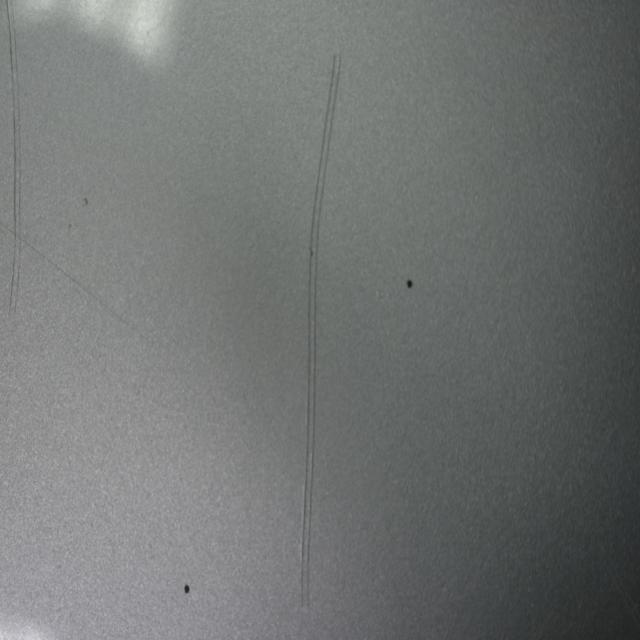
#> input picture dataset/test/images/DSC_0296_JPG.rf.cd20e3364e76f2d222e12677de2c55df.jpg, 640 x 640 px, found by its file name
$ python main.py   (older library calls are emulated)
#> lines starting #> are read from the running program, lines starting #| are printed output that depends on the picture
### utils.py
"""
工具函数模块
"""
import cv2
import numpy as np
from pathlib import Path
from typing import Tuple, Optional


def load_image(image_path: str) -> np.ndarray:
    """
    加载图像

    Args:
        image_path: 图像路径

    Returns:
        图像数组 (BGR格式)
    """
    img = cv2.imread(image_path)
#> img is the input picture: shape (640, 640, 3); mean B, G, R 113.7, 114.8, 111.9
    if img is None:
        raise ValueError(f"无法加载图像: {image_path}")
    return img


def save_image(image: np.ndarray, output_path: str):
    """
    保存图像

    Args:
        image: 图像数组
        output_path: 输出路径
    """
    cv2.imwrite(output_path, image)
    print(f"图像已保存至: {output_path}")


# [13 lines left out: function convert_to_grayscale, not called in this run]


def create_output_dir(output_dir: str = "output"):
    """
    创建输出目录

    Args:
        output_dir: 输出目录路径
    """
    Path(output_dir).mkdir(parents=True, exist_ok=True)
    return output_dir


def visualize_results(images: dict, titles: dict, save_path: Optional[str] = None):
    """
    可视化结果

    Args:
        images: 图像字典
        titles: 标题字典
        save_path: 保存路径（可选）
    """
    import matplotlib.pyplot as plt

    n = len(images)
    fig, axes = plt.subplots(1, n, figsize=(5*n, 5))
    if n == 1:
        axes = [axes]

    for idx, (key, img) in enumerate(images.items()):
        if len(img.shape) == 2:
            axes[idx].imshow(img, cmap='gray')
        else:
            img_rgb = cv2.cvtColor(img, cv2.COLOR_BGR2RGB)
            axes[idx].imshow(img_rgb)
        axes[idx].set_title(titles.get(key, key))
        axes[idx].axis('off')

    plt.tight_layout()
    if save_path:
        plt.savefig(save_path, dpi=150, bbox_inches='tight')
        print(f"可视化结果已保存至: {save_path}")
    plt.show()

### image_enhancement.py
"""
图像增强模块
实现直方图均衡化、CLAHE、对比度拉伸等方法
支持单张和批量图像处理
"""
import cv2
import numpy as np
from typing import Tuple, Optional, List, Union
from pathlib import Path
import os
from tqdm import tqdm


class ImageEnhancer:
    """图像增强类"""

    def __init__(self):
        self.enhanced_image = None
        self.quality_score = None

    def gaussian_filter(self, image: np.ndarray, kernel_size: int = 5,
                       sigma: float = 1.0) -> np.ndarray:
        """
        高斯滤波：用于降噪，在图像增强之前应用可以减少噪点

        Args:
            image: 输入图像
            kernel_size: 高斯核大小（必须是奇数，如3, 5, 7等）
            sigma: 高斯核标准差，控制平滑程度（越大越平滑）

        Returns:
            滤波后的图像
        """
        # 确保kernel_size是奇数
        if kernel_size % 2 == 0:
            kernel_size += 1

        # 应用高斯滤波
        filtered = cv2.GaussianBlur(image, (kernel_size, kernel_size), sigma)
        return filtered

    def histogram_equalization(self, image: np.ndarray) -> np.ndarray:
        """
        全局直方图均衡化

        Args:
            image: 输入灰度图像

        Returns:
            增强后的图像
        """
        if len(image.shape) == 3:
            # 如果是彩色图像，转换为YUV空间，只对Y通道进行均衡化
            yuv = cv2.cvtColor(image, cv2.COLOR_BGR2YUV)
            yuv[:, :, 0] = cv2.equalizeHist(yuv[:, :, 0])
            enhanced = cv2.cvtColor(yuv, cv2.COLOR_YUV2BGR)
        else:
            enhanced = cv2.equalizeHist(image)
        return enhanced

    def clahe(self, image: np.ndarray, clip_limit: float = 2.0,
              tile_grid_size: Tuple[int, int] = (8, 8)) -> np.ndarray:
        """
        对比度受限自适应直方图均衡化 (CLAHE)

        Args:
            image: 输入图像
            clip_limit: 对比度限制阈值
            tile_grid_size: 网格大小

        Returns:
            增强后的图像
        """
        if len(image.shape) == 3:
            # 彩色图像：在LAB空间对L通道应用CLAHE
            lab = cv2.cvtColor(image, cv2.COLOR_BGR2LAB)
            clahe = cv2.createCLAHE(clipLimit=clip_limit, tileGridSize=tile_grid_size)
            lab[:, :, 0] = clahe.apply(lab[:, :, 0])
            enhanced = cv2.cvtColor(lab, cv2.COLOR_LAB2BGR)
        else:
            clahe = cv2.createCLAHE(clipLimit=clip_limit, tileGridSize=tile_grid_size)
            enhanced = clahe.apply(image)
        return enhanced

    def contrast_stretching(self, image: np.ndarray,
                           lower_percent: float = 2.0,
                           upper_percent: float = 98.0) -> np.ndarray:
        """
        对比度拉伸（线性拉伸）

        Args:
            image: 输入图像
            lower_percent: 下百分位数
            upper_percent: 上百分位数

        Returns:
            增强后的图像
        """
        if len(image.shape) == 3:
            # 对每个通道分别处理
            enhanced = image.copy()
            for i in range(3):
                channel = image[:, :, i]
                p_low, p_high = np.percentile(channel, [lower_percent, upper_percent])
                # 防止除以0或接近0的数
                diff = p_high - p_low
                if diff < 1.0:  # 如果差值太小，直接返回原图
                    enhanced[:, :, i] = channel
                else:
                    enhanced[:, :, i] = np.clip(
                        (channel - p_low) * 255.0 / diff, 0, 255
                    ).astype(np.uint8)
        else:
            p_low, p_high = np.percentile(image, [lower_percent, upper_percent])
            # 防止除以0或接近0的数
            diff = p_high - p_low
            if diff < 1.0:  # 如果差值太小，直接返回原图
                enhanced = image.copy()
            else:
                enhanced = np.clip(
                    (image - p_low) * 255.0 / diff, 0, 255
                ).astype(np.uint8)
        return enhanced

    # [16 lines left out: function gamma_correction, not called in this run]

    def enhance(self, image: np.ndarray, method: str = 'clahe',
                **kwargs) -> np.ndarray:
        """
        图像增强主函数

        Args:
            image: 输入图像
            method: 增强方法 ('hist_eq', 'clahe', 'contrast_stretch', 'gamma')
            **kwargs: 方法特定参数

        Returns:
            增强后的图像
        """
        if method == 'hist_eq':
            enhanced = self.histogram_equalization(image)
        elif method == 'clahe':
            clip_limit = kwargs.get('clip_limit', 2.0)
            tile_size = kwargs.get('tile_grid_size', (8, 8))
            enhanced = self.clahe(image, clip_limit, tile_size)
        elif method == 'contrast_stretch':
            lower = kwargs.get('lower_percent', 2.0)
            upper = kwargs.get('upper_percent', 98.0)
            enhanced = self.contrast_stretching(image, lower, upper)
        elif method == 'gamma':
            gamma = kwargs.get('gamma', 1.5)
            enhanced = self.gamma_correction(image, gamma)
        else:
            raise ValueError(f"未知的增强方法: {method}")

        self.enhanced_image = enhanced
        return enhanced

    def adaptive_enhancement(self, image: np.ndarray,
                            apply_gaussian_filter: bool = True,
                            gaussian_kernel_size: int = 6,
                            gaussian_sigma: float = 1.0) -> np.ndarray:
        """
        自适应增强：结合多种方法，使用更温和的参数避免过度处理
        确保不会让图像变暗

        Args:
            image: 输入图像
            apply_gaussian_filter: 是否在增强后应用高斯滤波（默认True，用于降噪）
            gaussian_kernel_size: 高斯核大小（默认5）
            gaussian_sigma: 高斯核标准差（默认1.0）

        Returns:
            增强后的图像
        """
        # 转换为灰度图用于分析
        if len(image.shape) == 3:
            gray = cv2.cvtColor(image, cv2.COLOR_BGR2GRAY)
        else:
            gray = image

        # 分析原图特征
        original_brightness = np.mean(gray)
        original_contrast = np.std(gray)

        # 使用更温和的CLAHE参数（降低clip_limit，避免过度增强）
        clahe_result = self.clahe(image, clip_limit=1.5, tile_grid_size=(8, 8))

        # 分析CLAHE结果
        if len(clahe_result.shape) == 3:
            clahe_gray = cv2.cvtColor(clahe_result, cv2.COLOR_BGR2GRAY)
        else:
            clahe_gray = clahe_result

        clahe_brightness = np.mean(clahe_gray)
        clahe_contrast = np.std(clahe_gray)

        # 如果CLAHE导致亮度显著降低（降低超过10%），需要补偿
        if clahe_brightness < original_brightness * 0.9:
            # 亮度补偿：使用线性变换提升亮度
            if len(clahe_result.shape) == 3:
                # 彩色图像：在LAB空间调整L通道
                lab = cv2.cvtColor(clahe_result, cv2.COLOR_BGR2LAB)
                # 提升亮度通道
                brightness_boost = (original_brightness - clahe_brightness) * 0.5  # 只补偿50%，避免过度
                lab[:, :, 0] = np.clip(lab[:, :, 0] + brightness_boost, 0, 255).astype(np.uint8)
                clahe_result = cv2.cvtColor(lab, cv2.COLOR_LAB2BGR)
            else:
                brightness_boost = (original_brightness - clahe_brightness) * 0.5
                clahe_result = np.clip(clahe_result.astype(np.float32) + brightness_boost, 0, 255).astype(np.uint8)

        # 检查是否需要对比度拉伸
        # 只有当对比度仍然较低时才进行拉伸
        if clahe_contrast < 40 and original_contrast < 30:
            # 使用非常温和的对比度拉伸（10%和90%）
            enhanced = self.contrast_stretching(clahe_result, lower_percent=10.0, upper_percent=90.0)

            # 再次检查亮度，确保没有变暗
            if len(enhanced.shape) == 3:
                enhanced_gray = cv2.cvtColor(enhanced, cv2.COLOR_BGR2GRAY)
            else:
                enhanced_gray = enhanced

            enhanced_brightness = np.mean(enhanced_gray)
            # 如果拉伸后亮度降低，使用CLAHE结果
            if enhanced_brightness < original_brightness * 0.95:
                enhanced = clahe_result
        else:
            # 对比度已经足够，直接使用CLAHE结果
            enhanced = clahe_result

        # 在增强之后应用高斯滤波降噪（平滑增强过程中产生的噪点）
        if apply_gaussian_filter:
            enhanced = self.gaussian_filter(enhanced, gaussian_kernel_size, gaussian_sigma)

        self.enhanced_image = enhanced
        return enhanced

    # [161 lines left out: functions enhance_batch, enhance_from_directory, enhance_multiple_methods, enhance_batch_multiple_methods, not called in this run]

### evaluation.py
"""
评价指标模块
实现BRISQUE、NIQE、IoU等评价指标
"""
import cv2
import numpy as np
from typing import Tuple, Optional
from scipy import ndimage
from scipy.special import gamma


class ImageQualityAssessment:
    """图像质量评价类"""

    def __init__(self):
        pass

    def brisque(self, image: np.ndarray) -> float:
        """
        计算BRISQUE (Blind/Referenceless Image Spatial Quality Evaluator) 分数
        分数越低表示质量越好

        Args:
            image: 输入灰度图像

        Returns:
            BRISQUE分数
        """
        if len(image.shape) == 3:
            image = cv2.cvtColor(image, cv2.COLOR_BGR2GRAY)

        # 归一化到0-1
        img = image.astype(np.float64) / 255.0

        # 计算局部均值
        mu = cv2.GaussianBlur(img, (7, 7), 7/6)
        mu_sq = mu * mu

        # 计算局部方差
        sigma = cv2.GaussianBlur(img * img, (7, 7), 7/6)
        sigma = np.sqrt(np.abs(sigma - mu_sq))

        # 计算结构对比度
        structdis = (img - mu) / (sigma + 1e-10)

        # 计算特征
        features = []

        # 1. 均值
        features.append(np.mean(structdis))

        # 2. 方差
        features.append(np.var(structdis))

        # 3. 偏度
        features.append(self._skewness(structdis))

        # 4. 峰度
        features.append(self._kurtosis(structdis))

        # 5. 均值绝对偏差
        features.append(np.mean(np.abs(structdis - np.mean(structdis))))

        # 简化版BRISQUE：基于特征计算分数
        # 实际BRISQUE需要训练好的SVR模型，这里使用简化版本
        score = np.mean(features) * 10  # 简化的分数计算

        return float(score)

    def _skewness(self, data: np.ndarray) -> float:
        """计算偏度"""
        mean = np.mean(data)
        std = np.std(data)
        if std == 0:
            return 0.0
        n = len(data.flatten())
        skew = np.sum(((data - mean) / std) ** 3) / n
        return float(skew)

    def _kurtosis(self, data: np.ndarray) -> float:
        """计算峰度"""
        mean = np.mean(data)
        std = np.std(data)
        if std == 0:
            return 0.0
        n = len(data.flatten())
        kurt = np.sum(((data - mean) / std) ** 4) / n - 3.0
        return float(kurt)

    def niqe(self, image: np.ndarray) -> float:
        """
        计算NIQE (Natural Image Quality Evaluator) 分数
        分数越低表示质量越好

        Args:
            image: 输入灰度图像

        Returns:
            NIQE分数
        """
        if len(image.shape) == 3:
            image = cv2.cvtColor(image, cv2.COLOR_BGR2GRAY)

        # 归一化
        img = image.astype(np.float64) / 255.0

        # 计算局部均值
        mu = cv2.GaussianBlur(img, (7, 7), 7/6)
        mu_sq = mu * mu

        # 计算局部方差
        sigma = cv2.GaussianBlur(img * img, (7, 7), 7/6)
        sigma = np.sqrt(np.abs(sigma - mu_sq))

        # 计算结构对比度
        structdis = (img - mu) / (sigma + 1e-10)

        # 计算特征（简化版）
        features = []
        features.append(np.mean(structdis))
        features.append(np.var(structdis))
        features.append(self._skewness(structdis))
        features.append(self._kurtosis(structdis))

        # 简化版NIQE分数
        score = np.std(features) * 5  # 简化的分数计算

        return float(score)

    def calculate_quality_score(self, image: np.ndarray, method: str = 'brisque') -> float:
        """
        计算图像质量分数

        Args:
            image: 输入图像
            method: 评价方法 ('brisque' 或 'niqe')

        Returns:
            质量分数
        """
        if method.lower() == 'brisque':
            return self.brisque(image)
        elif method.lower() == 'niqe':
            return self.niqe(image)
        else:
            raise ValueError(f"未知的评价方法: {method}")


class SegmentationEvaluation:
    """分割评价类"""

    def __init__(self):
        pass

    # [73 lines left out: functions calculate_iou, calculate_dice, calculate_pixel_accuracy, not called in this run]


class ClassificationEvaluation:
    """分类评价类"""

    def __init__(self):
        pass

    # [37 lines left out: functions calculate_metrics, print_metrics, not called in this run]


class DistortionAnalyzer:
    """图像失真类型分析类"""

    def __init__(self):
        pass

    # [242 lines left out: functions analyze_brightness, analyze_contrast, analyze_noise, analyze_histogram_distribution, analyze_distortion, _recommend_enhancement_method, not called in this run]

### yolo_segmenter.py
"""
基于YOLOv11的缺陷检测与分割模块
使用深度学习模型进行缺陷检测、分割和分类
"""
import cv2
import numpy as np
from typing import List, Tuple, Optional, Dict
from ultralytics import YOLO
from pathlib import Path
import yaml
import shutil
import tempfile
from tqdm import tqdm
from image_enhancement import ImageEnhancer


class YOLODefectDetector:
    """基于YOLOv11的缺陷检测器"""

    def __init__(self, model_path: Optional[str] = None,
                 model_size: str = 'n',
                 task: str = 'segment',
                 enhance: bool = False,
                 enhance_method: str = 'adaptive',
                 **enhance_kwargs):
        """
        初始化YOLO检测器

        Args:
            model_path: 预训练模型路径（.pt文件），如果为None则使用预训练权重
            model_size: 模型大小 ('n', 's', 'm', 'l', 'x')，仅在model_path为None时使用
            task: 任务类型 ('detect' 或 'segment')
            enhance: 是否使用图像增强
            enhance_method: 增强方法 ('hist_eq', 'clahe', 'contrast_stretch', 'gamma', 'adaptive')
            **enhance_kwargs: 增强方法特定参数（如clip_limit, gamma等）
        """
        self.task = task
        self.model = None
        self.class_names = []
        self.enhance = enhance
        self.enhance_method = enhance_method
        self.enhance_kwargs = enhance_kwargs

        if enhance:
            self.enhancer = ImageEnhancer()
            print(f"图像增强已启用，方法: {enhance_method}")

        if model_path and Path(model_path).exists():
            print(f"加载自定义模型: {model_path}")
            self.model = YOLO(model_path)
        else:
            # 使用预训练模型
            if task == 'segment':
                model_name = f'yolo11{model_size}-seg.pt'  # 分割模型
            else:
                model_name = f'yolo11{model_size}.pt'  # 检测模型

            print(f"加载预训练模型: {model_name}")
            self.model = YOLO(model_name)

        # 获取类别名称
        if hasattr(self.model, 'names'):
            self.class_names = list(self.model.names.values())
        else:
            self.class_names = []

    # [208 lines left out: functions detect, _get_color, _apply_mask, create_segmentation_mask, predict_batch, export_model, not called in this run]


class YOLOTrainer:
    """YOLO模型训练器"""

    # [319 lines left out: functions __init__, _prepare_enhanced_dataset, _prepare_enhanced_test_dataset, train, validate, not called in this run]

### main.py
"""
主程序
整合图像增强、缺陷分割、特征提取与分类三个模块
"""
import cv2
import numpy as np
import argparse
from pathlib import Path
import sys

from image_enhancement import ImageEnhancer
from defect_segmentation import DefectSegmenter
from yolo_segmenter import YOLODefectDetector
from feature_extraction import FeatureExtractor
from classification import DefectClassifier
from evaluation import ImageQualityAssessment, SegmentationEvaluation, ClassificationEvaluation
from utils import load_image, save_image, create_output_dir, visualize_results


def main():
    parser = argparse.ArgumentParser(description='汽车漆面缺陷检测系统')
    parser.add_argument('--input', type=str, default="D:/Users/CY/Desktop/数字图像处理基础/dataset/test/images/DSC_0296_JPG.rf.cd20e3364e76f2d222e12677de2c55df.jpg", help='输入图像路径')
    parser.add_argument('--output', type=str, default='D:/Users/CY/Desktop/数字图像处理基础/output', help='输出目录')
    parser.add_argument('--mode', type=str, default='all',
                       choices=['all', 'enhance', 'segment', 'classify'],
                       help='运行模式: all(全部), enhance(仅增强), segment(仅分割), classify(仅分类)')
    parser.add_argument('--gt_mask', type=str, default=None,
                       help='真实分割掩码路径（用于计算IoU）')
    parser.add_argument('--train_data', type=str, default=None,
                       help='训练数据目录（用于分类）')
    parser.add_argument('--use_yolo', default=True,
                       help='使用YOLOv11模型进行检测（替代传统方法）')
    parser.add_argument('--yolo_model', type=str, default="D:/Users/CY/Desktop/数字图像处理基础/runs/defect_detection5/weights/best.pt",
                       help='YOLO模型路径（.pt文件），如果未指定则使用预训练模型')
    parser.add_argument('--yolo_size', type=str, default='n',
                       choices=['n', 's', 'm', 'l', 'x'],
                       help='YOLO模型大小（仅在未指定模型路径时使用）')
    parser.add_argument('--yolo_task', type=str, default='segment',
                       choices=['detect', 'segment'],
                       help='YOLO任务类型：detect(检测) 或 segment(分割)')
    parser.add_argument('--conf_threshold', type=float, default=0.25,
                       help='YOLO置信度阈值')
    parser.add_argument('--iou_threshold', type=float, default=0.45,
                       help='YOLO IoU阈值')

    args = parser.parse_args()

    # 创建输出目录
    output_dir = create_output_dir(args.output)

    # 加载图像
    print(f"加载图像: {args.input}")
    original_image = load_image(args.input)

    # ========== 任务一：图像增强 ==========
    if args.mode in ['all', 'enhance']:
        print("\n=== 任务一：图像增强 ===")

        enhancer = ImageEnhancer()

        # 尝试多种增强方法
        methods = {
            'hist_eq': '直方图均衡化',
            'clahe': 'CLAHE',
            'contrast_stretch': '对比度拉伸',
            'adaptive': '自适应增强'
        }

        enhanced_images = {}
        quality_scores = {}
        iqa = ImageQualityAssessment()

        for method, name in methods.items():
            if method == 'adaptive':
                enhanced = enhancer.adaptive_enhancement(original_image)
            else:
                enhanced = enhancer.enhance(original_image, method=method)

            enhanced_images[method] = enhanced

            # 计算质量分数
            brisque_score = iqa.calculate_quality_score(enhanced, 'brisque')
            niqe_score = iqa.calculate_quality_score(enhanced, 'niqe')
            quality_scores[method] = {'brisque': brisque_score, 'niqe': niqe_score}

            print(f"{name}:")
            print(f"  BRISQUE分数: {brisque_score:.4f} (越低越好)")
            print(f"  NIQE分数: {niqe_score:.4f} (越低越好)")

            # 保存增强结果
            save_image(enhanced, f"{output_dir}/enhanced_{method}.jpg")
#> this loop made 4 passes
#> (brisque_score, niqe_score) on passes 1 to 3: (0.988, 1.58), (0.994, 1.71), (1.14, 1.49)
#> (printed output is left out)
#> pass 1, in histogram_equalization, `enhanced = cv2.cvtColor(yuv, cv2.COLOR_YUV2BGR)`:
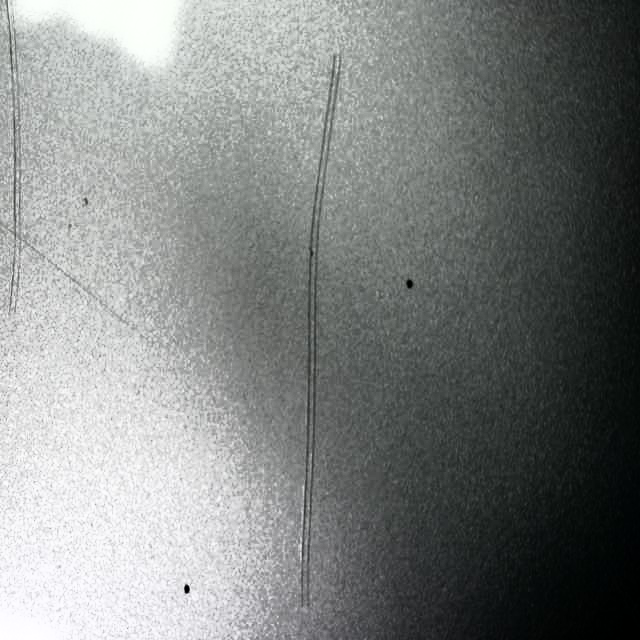
#> enhanced: shape (640, 640, 3); mean B, G, R 128.8, 130.2, 127
#> after the loop:
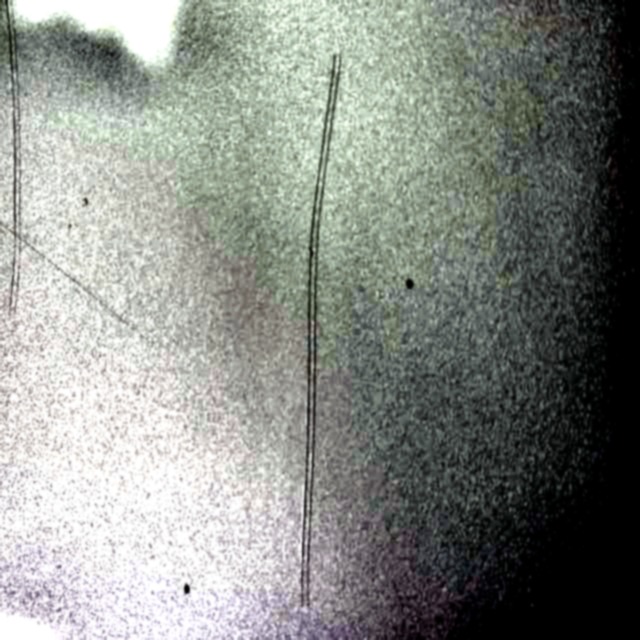
#> enhanced: shape (640, 640, 3); mean B, G, R 133.4, 139, 135.2
#> after the loop, enhanced_images = 4 items; quality_scores = 4 items

        # 选择最佳增强方法（BRISQUE分数最低）
        best_method = min(quality_scores.keys(),
                         key=lambda x: quality_scores[x]['brisque'])
#> best_method = 'adaptive'
#> (the rest of the program and of its run is left out)
